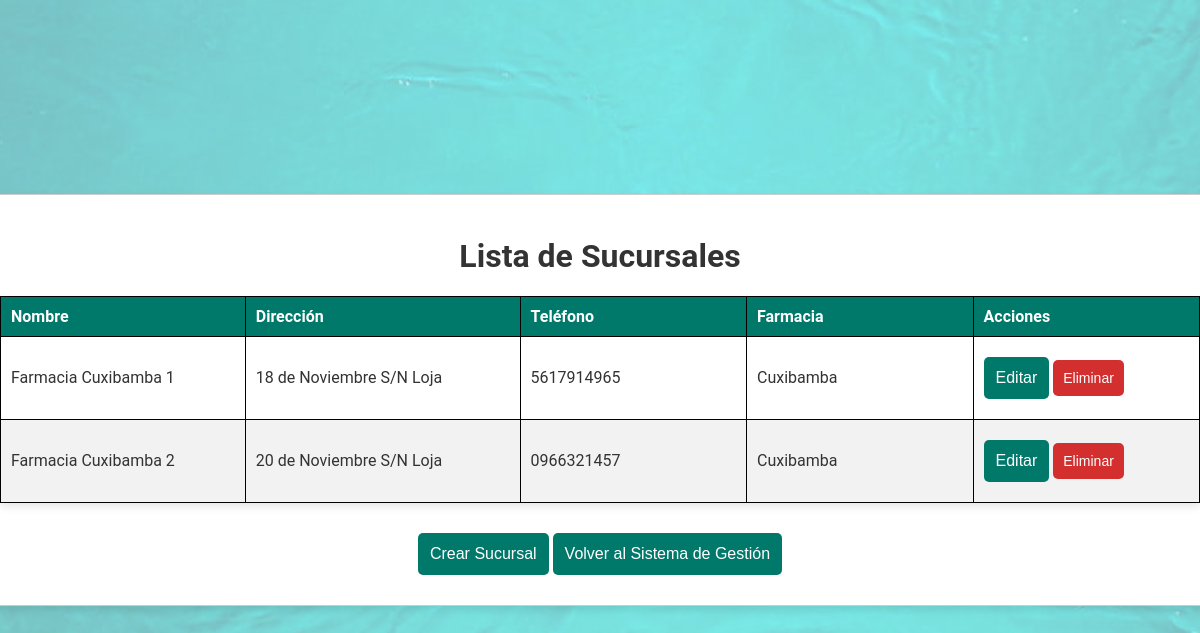
The app's page /sucursales/ with its own data.
### Farmacia/models.py (models this page shows, shortened)
class Sucursal(models.Model):
    nombre = models.CharField(max_length=50)
    dirección = models.ForeignKey(Dirección, on_delete=models.CASCADE)
    teléfono = models.CharField(max_length=10)
    farmacia = models.ForeignKey('Farmacia', on_delete=models.CASCADE, related_name='sucursales')

class Dirección(models.Model):
    calle_principal = models.CharField(max_length=50)
    calle_secundaria = models.CharField(max_length=50)
    ciudad = models.CharField(max_length=50)
    def __str__(self):
        return f'{self.calle_principal} {self.calle_secundaria} {self.ciudad}'

class Farmacia(models.Model):
    nombre = models.CharField(max_length=50)
    def __str__(self):
        return self.nombre

### Farmacia/views.py (the view)
# urls.py: path('sucursales/', views.sucursal_list, name='sucursal_list'),
def sucursal_list(request):
    sucursales = Sucursal.objects.all()
    return render(request, 'sucursales/sucursal_list.html', {'sucursales': sucursales})

### templates/sucursales/sucursal_list.html (shortened to what this page needs)
<!DOCTYPE html>
<html lang="es">
<head>
    {% load static %}
    <link rel="stylesheet" href="{% static 'css/tablas.css' %}">
</head>
<body class="sucursal-list">
    <div class="container">
        <h1>Lista de Sucursales</h1>
        <table class="styled-table">
            <thead>
                <tr>
                    <th>Nombre</th>
                    <th>Dirección</th>
                    <th>Teléfono</th>
                    <th>Farmacia</th>
                    <th>Acciones</th>
                </tr>
            </thead>
            <tbody>
                {% for sucursal in sucursales %}
                    <tr>
                        <td>{{ sucursal.nombre }}</td>
                        <td>{{ sucursal.dirección }}</td>
                        <td>{{ sucursal.teléfono }}</td>
                        <td>{{ sucursal.farmacia }}</td>
                        <td>
                            <a href="{% url 'sucursal_update' sucursal.pk %}"><button class="edit">Editar</button></a>
                            <a href="{% url 'sucursal_delete' sucursal.pk %}"><button class="delete">Eliminar</button></a>
                        </td>
                    </tr>
                {% endfor %}
            </tbody>
        </table>
        <a href="{% url 'sucursal_create' %}"><button>Crear Sucursal</button></a>
        <a href="{% url 'management_system' %}"><button>Volver al Sistema de Gestión</button></a>
    </div>
</body>
</html>

### static/css/tablas.css (style rules this page uses)
body { display: flex; justify-content: center; align-items: center; height: 100vh; margin: 0; font-family: 'Roboto', sans-serif; background: #f0f0f0; flex-direction: column; color: #333; }
.container { width: 100%; max-width: 100%; margin: 0; border: 1px solid #ccc; border-radius: 10px; overflow-x: auto; box-shadow: 0 4px 8px rgba(0, 0, 0, 0.1); padding: 20px; background-color: #fff; text-align: center; min-width: 700px; }
table { width: 100%; border-collapse: collapse; margin-bottom: 20px; background-color: #fff; border-radius: 5px; overflow-x: auto; box-shadow: 0 4px 8px rgba(0, 0, 0, 0.1); table-layout: auto; }
table, th, td { border: 1px solid #000; }
th, td { padding: 10px; text-align: left; white-space: nowrap; min-width: 150px; }
th { background-color: #00796b; color: white; }
tr:nth-child(even) { background-color: #f2f2f2; }
a { display: inline-block; margin: 10px 0; color: #00796b; text-decoration: none; font-size: 16px; }
a button { background-color: #00796b; color: white; border: none; padding: 12px; border-radius: 5px; cursor: pointer; font-size: 16px; transition: background-color 0.3s ease, transform 0.3s ease; }
button.delete { background-color: #d32f2f; color: white; border: none; padding: 10px; border-radius: 5px; cursor: pointer; font-size: 14px; transition: background-color 0.3s ease, transform 0.3s ease; }

### static/css/background.css (style rules this page uses)
body::before { content: ""; position: fixed; top: 0; left: 0; width: 100%; height: 100%; background-image: url('../img/HD-wallpaper-turquoise-sea-underwater-turquoise.jpg'); background-size: cover; background-position: center; background-repeat: no-repeat; opacity: 0.5; z-index: -1; }

### records on screen
Sucursal: nombre "Farmacia Cuxibamba 1", dirección "18 de Noviembre S/N Loja", teléfono "5617914965", farmacia "Cuxibamba"
Sucursal: nombre "Farmacia Cuxibamba 2", dirección "20 de Noviembre S/N Loja", teléfono "0966321457", farmacia "Cuxibamba"
